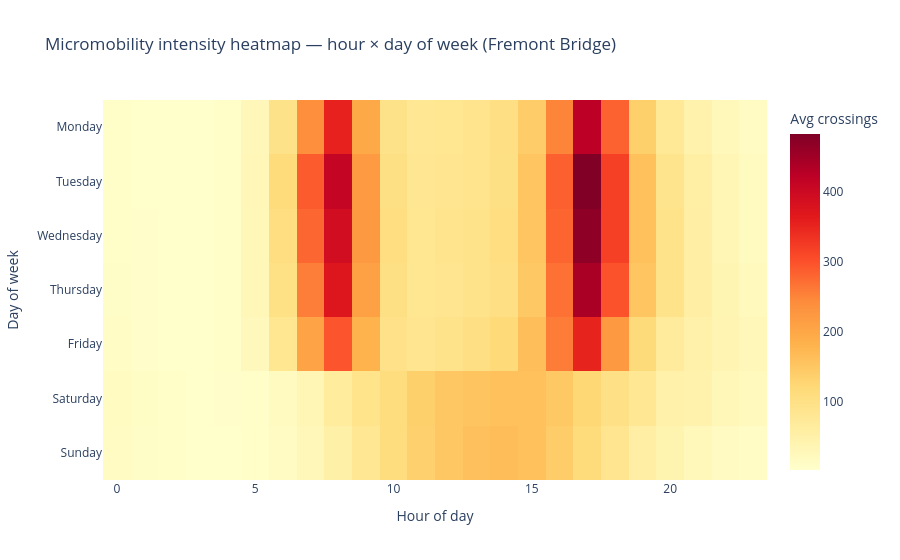

Notebook code for this chart:
### Markdown cell above
---
## 3 · Visual summaries

Each chart exports to `figures/` for offline review (course requirement).

### Code cell
# Heatmap: average crossings by hour × weekday
heat = (
    df.groupby(["weekday", "hour"], as_index=False)[COL_TOTAL]
    .mean()
)
day_order = ["Monday", "Tuesday", "Wednesday", "Thursday", "Friday", "Saturday", "Sunday"]
heat["weekday"] = pd.Categorical(heat["weekday"], categories=day_order, ordered=True)
heat = heat.sort_values(["weekday", "hour"])
heat_pivot = heat.pivot(index="weekday", columns="hour", values=COL_TOTAL)

fig_heat = px.imshow(
    heat_pivot,
    labels=dict(x="Hour of day", y="Day of week", color="Avg crossings"),
    title="Micromobility intensity heatmap — hour × day of week (Fremont Bridge)",
    aspect="auto",
    color_continuous_scale="YlOrRd",
)
fig_heat.write_image(FIG_DIR / "heatmap_hour_weekday.png")
fig_heat.show()

### Figure 1 — Plotly figure (JSON) as saved in the notebook; plotly's stock layout.template omitted (floating-point values rounded to 4 significant figures; data arrays with more than 128 entries replaced by an {"elided": "..."} marker saying what was removed)
{"data": [{"coloraxis": "coloraxis", "hovertemplate": "Hour of day: %{x}<br>Day of week: %{y}<br>Avg crossings: %{z}<extra></extra>", "name": "0", "type": "heatmap", "x": [0, 1, 2, 3, 4, 5, 6, 7, 8, 9, 10, 11, 12, 13, 14, 15, 16, 17, 18, 19, 20, 21, 22, 23], "xaxis": "x", "y": ["Monday", "Tuesday", "Wednesday", "Thursday", "Friday", "Saturday", "Sunday"], "yaxis": "y", "z": {"elided": "7x24 float values"}}], "layout": {"coloraxis": {"colorbar": {"title": {"text": "Avg crossings"}}, "colorscale": [[0.0, "rgb(255,255,204)"], [0.125, "rgb(255,237,160)"], [0.25, "rgb(254,217,118)"], [0.375, "rgb(254,178,76)"], [0.5, "rgb(253,141,60)"], [0.625, "rgb(252,78,42)"], [0.75, "rgb(227,26,28)"], [0.875, "rgb(189,0,38)"], [1.0, "rgb(128,0,38)"]]}, "title": {"text": "Micromobility intensity heatmap — hour × day of week (Fremont Bridge)"}, "xaxis": {"anchor": "y", "domain": [0.0, 1.0], "title": {"text": "Hour of day"}}, "yaxis": {"anchor": "x", "autorange": "reversed", "domain": [0.0, 1.0], "title": {"text": "Day of week"}}}}
